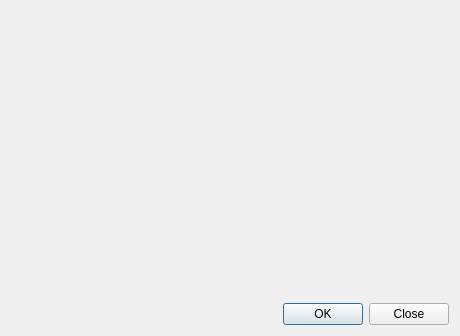
<?xml version="1.0" encoding="UTF-8"?>
<ui version="4.0">
 <class>tlinsWEnvironmentWindow</class>
 <widget class="QDialog" name="tlinsWEnvironmentWindow">
  <property name="geometry">
   <rect>
    <x>0</x>
    <y>0</y>
    <width>460</width>
    <height>336</height>
   </rect>
  </property>
  <property name="windowTitle">
   <string>Dialog</string>
  </property>
  <layout class="QGridLayout" name="gridLayout">
   <item row="1" column="0">
    <widget class="QDialogButtonBox" name="buttons">
     <property name="orientation">
      <enum>Qt::Horizontal</enum>
     </property>
     <property name="standardButtons">
      <set>QDialogButtonBox::Close|QDialogButtonBox::Ok</set>
     </property>
    </widget>
   </item>
   <item row="0" column="0">
    <widget class="tlinsWEnvironment" name="env" native="true"/>
   </item>
  </layout>
 </widget>
 <customwidgets>
  <customwidget>
   <class>tlinsWEnvironment</class>
   <extends>QWidget</extends>
   <header>tlinswenvironment.h</header>
   <container>1</container>
  </customwidget>
 </customwidgets>
 <resources/>
 <connections>
  <connection>
   <sender>buttons</sender>
   <signal>accepted()</signal>
   <receiver>tlinsWEnvironmentWindow</receiver>
   <slot>accept()</slot>
   <hints>
    <hint type="sourcelabel">
     <x>248</x>
     <y>254</y>
    </hint>
    <hint type="destinationlabel">
     <x>157</x>
     <y>274</y>
    </hint>
   </hints>
  </connection>
  <connection>
   <sender>buttons</sender>
   <signal>rejected()</signal>
   <receiver>tlinsWEnvironmentWindow</receiver>
   <slot>reject()</slot>
   <hints>
    <hint type="sourcelabel">
     <x>316</x>
     <y>260</y>
    </hint>
    <hint type="destinationlabel">
     <x>286</x>
     <y>274</y>
    </hint>
   </hints>
  </connection>
 </connections>
</ui>
